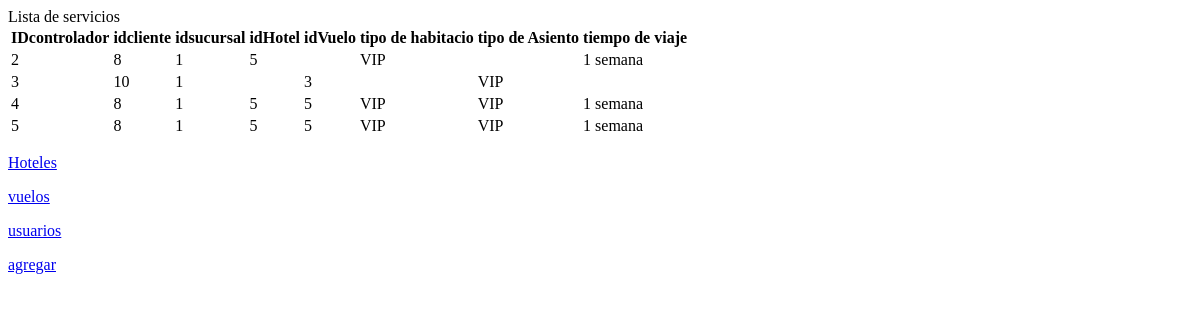
The page /100-100/servicios.php on the database its author committed.
### tables this page shows
CREATE TABLE `controlador` (
  `IDcontrolador` int(3) NOT NULL,
  `idcliente` int(3) NOT NULL,
  `idsucursal` int(3) NOT NULL,
  `idHotel` int(3) DEFAULT NULL,
  `idVuelo` int(3) DEFAULT NULL,
  `habitacio` varchar(10) DEFAULT NULL,
  `Asiento` varchar(10) DEFAULT NULL,
  `tiempo` varchar(20) DEFAULT NULL
);

### 100-100/servicios.php (the view, shortened to what this page needs)
<?php
include('conexion.php');
$consulta = 'SELECT * FROM `controlador`';
$resultado = mysqli_query($conexion,$consulta);
$tabla =<<<FIN
<table>
<tr>
<th>IDcontrolador </th>
<th>idcliente </th>
<th>idsucursal </th>
<th>idHotel </th>
<th>idVuelo  </th>
<th>tipo de habitacio </th>
<th>tipo de Asiento</th>
<th>tiempo de viaje</th>
<th colspan="2"></th>
</tr>
FIN;
while($registro=mysqli_fetch_assoc($resultado)){
    $tabla.='<tr>';
    $tabla.="<td>{$registro['IDcontrolador']}</td>";
    $tabla.="<td>{$registro['idcliente']}</td>";
    $tabla.="<td>{$registro['idsucursal']}</td>";
    $tabla.="<td>{$registro['idHotel']}</td>";
    $tabla.="<td>{$registro['idVuelo']}</td>";
    $tabla.="<td>{$registro['habitacio']}</td>";
    $tabla.="<td>{$registro['Asiento']}</td>";
    $tabla.="<td>{$registro['tiempo']}</td>";
    $tabla.='</tr>';
}
$tabla.='</table>';
?>
<!DOCTYPE html>
<html lang="es">
<head>
    <link rel="stylesheet" href="css/estilos.css">
</head>
<body>
    <div class="contenedor">
        <div class="cabecera">Lista de servicios</div>
        <div class="contenido">
        <div class="tabla">
        <?php echo $tabla; ?>
        <p>
        <a href="listaHoteles.php">Hoteles</a>
        </p><p>
        <a href="listavuelos.php">vuelos</a>
        </p>
        <p>
        <a href="lista.php">usuarios</a>
        </p>
        <p>
        <a href="agregarH.php">agregar</a>
        </p>
        </div>
        </div>
    </div>
</body>
</html>

### rows shown on the page
controlador: IDcontrolador "2", idcliente "8", idsucursal "1", idHotel "5", habitacio "VIP", tiempo "1 semana"
controlador: IDcontrolador "3", idcliente "10", idsucursal "1", idVuelo "3", Asiento "VIP"
controlador: IDcontrolador "4", idcliente "8", idsucursal "1", idHotel "5", idVuelo "5", habitacio "VIP", Asiento "VIP", tiempo "1 semana"
controlador: IDcontrolador "5", idcliente "8", idsucursal "1", idHotel "5", idVuelo "5", habitacio "VIP", Asiento "VIP", tiempo "1 semana"
